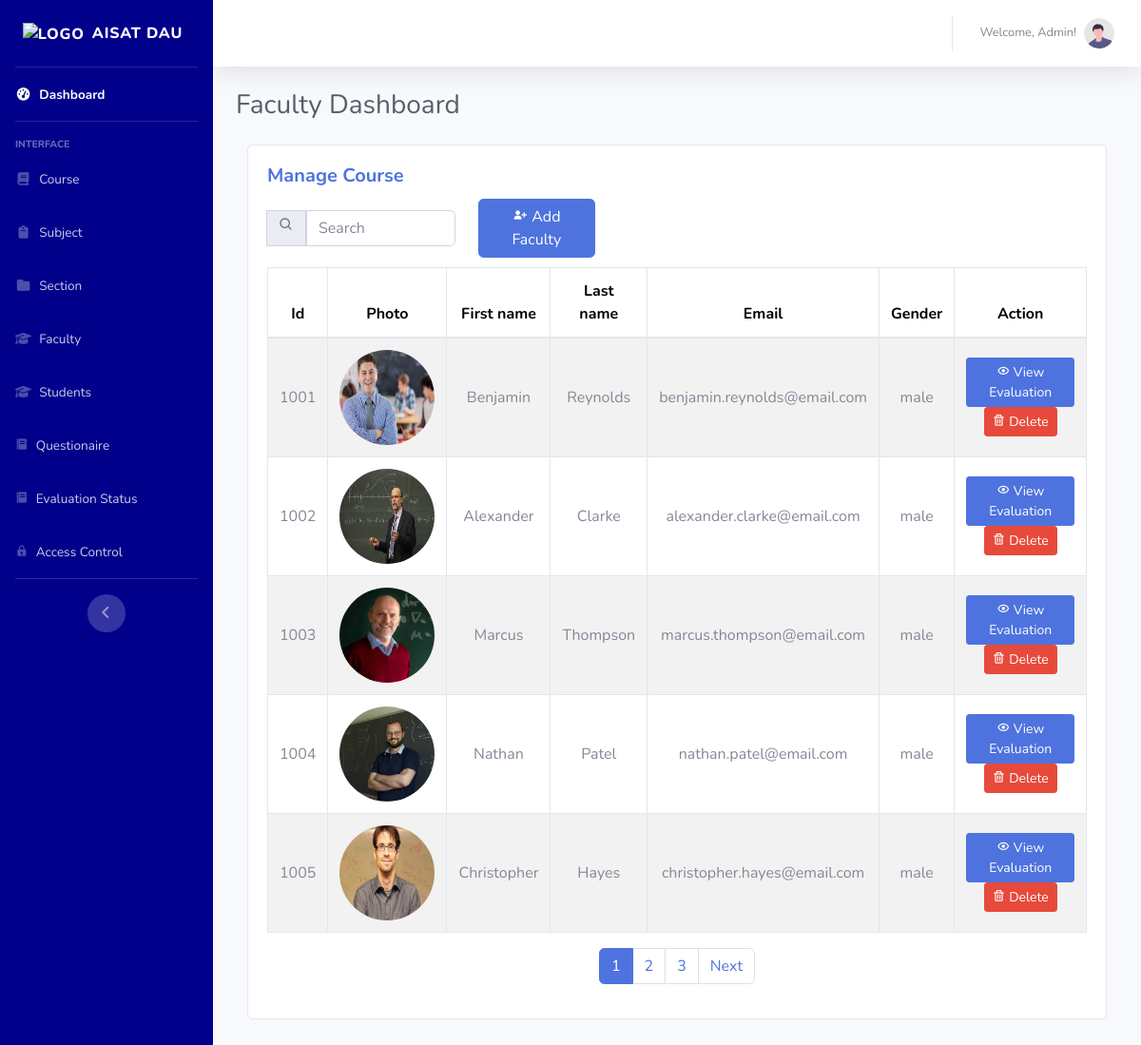
The app's page /start/adminfaculty.php (signed in) with its own data.
### tables this page shows
CREATE TABLE `faculty_tbl` (
  `faculty_id` int(11) NOT NULL,
  `firstname` varchar(50) NOT NULL,
  `lastname` varchar(50) NOT NULL,
  `email` varchar(64) NOT NULL,
  `gender` varchar(20) NOT NULL,
  `contact_no` varchar(15) NOT NULL,
  `address` varchar(100) NOT NULL,
  `photo` varchar(200) NOT NULL
);

### start/adminfaculty.php (the view, shortened to what this page needs)
<!DOCTYPE html>
<html lang="en">
<head>
    <link href="vendor/fontawesome-free/css/all.min.css" rel="stylesheet" type="text/css">
    <link href="https://cdnjs.cloudflare.com/ajax/libs/font-awesome/6.5.1/css/all.min.css" rel=" stylesheet">
    <link href='https://unpkg.com/boxicons@2.0.7/css/boxicons.min.css' rel='stylesheet'>
    <link rel="stylesheet" href="https://cdn.jsdelivr.net/npm/boxicons@latest/css/boxicons.min.css">
    <link rel="stylesheet" href="https://unpkg.com/boxicons@latest/css/boxicons.min.css">
    <link href="css/sb-admin-2.min.css" rel="stylesheet">
</head>
<body id="page-top">
    <div id="wrapper">
        <ul class="navbar-nav sidebar sidebar-dark accordion" id="accordionSidebar" style="background-color: #00008B;">
            <a class="sidebar-brand d-flex align-items-center justify-content-center" href="admindashboard.php">
                <div class="sidebar-brand-icon ">
                    <img src="../assets/img/logo.png" alt="Logo" style="width: 60px; height: 60px;">
                </div>
                <div class="sidebar-brand-text mx-2">AISAT DAU <sup></sup></div>
            </a>
            <hr class="sidebar-divider my-0">
            <li class="nav-item active">
                <a class="nav-link" href="../start/admindashboard.php">
                    <i class="fas fa-fw fa-tachometer-alt"></i>
                    <span>Dashboard</span></a>
            </li>
            <hr class="sidebar-divider">
            <div class="sidebar-heading">
                Interface
            </div>
            <li class="nav-item">
                <a class="nav-link" href="admincourse.php">
                    <i class="fas fa-fw fa fa-book"></i>
                    <span>Course</span>
                </a>
            </li>
            <li class="nav-item">
                <a class="nav-link" href="adminsubject.php">
                    <i class="fas fa-fw fas fa-clipboard"></i>
                    <span>Subject</span>
                </a>
            </li>
            <li class="nav-item">
                <a class="nav-link" href="adminsection.php">
                    <i class="fas fa-fw fa fa-folder"></i>
                    <span>Section</span>
                </a>
            </li>
            <li class="nav-item">
                <a class="nav-link" href="adminfaculty.php">
                    <i class="fas fa-fw fa fa-graduation-cap"></i>
                    <span>Faculty</span>
                </a>
            </li>
            <li class="nav-item">
                <a class="nav-link" href="adminstudents.php">
                    <i class="fas fa-fw fa fa-graduation-cap"></i>
                    <span>Students</span>
                </a>
            </li>
            <li class="nav-item">
                <a class="nav-link" href="adminquestion.php">
                    <i class="bx bxs-food-menu"></i>
                    <span>Questionaire</span>
                </a>
            </li>
            <li class="nav-item">
                <a class="nav-link" href="adminevalstatus.php">
                    <i class="bx bxs-food-menu"></i>
                    <span>Evaluation Status</span>
                </a>
            </li>
            <li class="nav-item">
                <a class="nav-link" href="adminautorize.php">
                    <i class="bx bxs-lock"></i>
                    <span>Access Control</span>
                </a>
            </li>
            <hr class="sidebar-divider">
            <div class="text-center d-none d-md-inline">
                <button class="rounded-circle border-0" id="sidebarToggle"></button>
            </div>
        </ul>
        <div id="content-wrapper" class="d-flex flex-column">
            <div id="content">
                <nav class="navbar navbar-expand navbar-light bg-white topbar mb-4 static-top shadow">
                    <ul class="navbar-nav ml-auto">
                        <li class="nav-item dropdown no-arrow">
                            <a class="nav-link dropdown-toggle" href="#" id="userDropdown" role="button" data-toggle="dropdown" aria-haspopup="true" aria-expanded="false">
                                <span class="mr-2 d-none d-lg-inline text-gray-600 small"> <?php
                                                                                            if (isset($_SESSION['admin_role'])) {
                                                                                                $userName = $_SESSION['admin_role'];
                                                                                                echo 'Welcome, ' . $userName . '!';
                                                                                            }
                                                                                            ?></span>
                                <img class="img-profile rounded-circle" src="img/undraw_profile.svg">
                            </a>
                        </li>
                    </ul>
                </nav>
                <div class="container-fluid">
                    <div class="d-sm-flex align-items-center justify-content-between mb-4">
                        <h1 class="h3 mb-0 text-gray-800">Faculty Dashboard</h1>
                    </div>
                    <div class="col-md-12">
                        <div class="card mb-4">
                            <div class="card-body">
                                <h5 class="card-title fw-bold fs-2 text-primary"><b>Manage Course</b></h5>
                                <div class="row align-items-center">
                                    <div class="col-md-3">
                                        <div class="input-group">
                                            <div class="input-group-append">
                                                <span class="input-group-text"><i class='bx bx-search' style="height: 24px;"></i></span>
                                            </div>
                                            <input type="text" class="form-control" id="search-Input" name="search" placeholder="Search">
                                        </div>
                                    </div>
                                    <div class="col-md-2">
                                        <button type="button" class="btn btn-primary" data-toggle="modal" data-target="#addfacultyModal">
                                            <i class="bx bxs-user-plus" style="border-radius: 100px;"></i> Add Faculty
                                        </button>
                                    </div>
                                </div>
                                <table class="table table-bordered table-striped table-no-border" style="margin-top: 10px; width: 100%;">
                                    <thead>
                                        <tr style="color: black; border-radius: 100px;">
                                            <th style="width: 5%; text-align: center;">Id</th>
                                            <th style="width: 10%; text-align: center;">Photo</th>
                                            <th style="width: 9%; text-align: center;">First name</th>
                                            <th style="width: 8%; text-align: center;">Last name</th>
                                            <th style="width: 20%; text-align: center;">Email</th>
                                            <th style="width: 8%; text-align: center;">Gender</th>
                                            <th style="width: 25%; text-align: center;">Action</th>
                                        </tr>
                                    </thead>
                                    <tbody id="outputfaculty">
                                        <?php
                                        include '../assets/connection/connection.php';
                                        $records_per_page = 5;
                                        $current_page = isset($_GET['page']) ? $_GET['page'] : 1;
                                        $start_from = ($current_page - 1) * $records_per_page;
                                        $query = "SELECT * FROM faculty_tbl LIMIT $start_from, $records_per_page";
                                        $query_run = mysqli_query($conn, $query);
                                        if (mysqli_num_rows($query_run) > 0) {
                                            foreach ($query_run as $row) {
                                        ?>
                                                <tr>
                                                    <td style="text-align: center; vertical-align: middle;"><?= $row['faculty_id']; ?></td>
                                                    <td style="text-align: center; vertical-align: middle;">
                                                        <img src="<?= $row['photo']; ?>" alt="Faculty Photo" width="100" height="100" style="border-radius: 50%;">
                                                    </td>
                                                    <td style="text-align: center; vertical-align: middle;"><?= $row['firstname']; ?></td>
                                                    <td style="text-align: center; vertical-align: middle;"><?= $row['lastname']; ?></td>
                                                    <td style="text-align: center; vertical-align: middle;"><?= $row['email']; ?></td>
                                                    <td style="text-align: center; vertical-align: middle;"><?= $row['gender']; ?></td>
                                                    <td style="text-align: center; vertical-align: middle;">
                                                        <a href="../start/get_eval.php?id=<?= $row['faculty_id']; ?>">
                                                            <button type="button" name="view-faculty" value="<?= $row['faculty_id']; ?>" class="btn btn-primary btn-sm">
                                                                <i class='bx bx-show'></i> View Evaluation
                                                            </button>
                                                        </a>
                                                        <button type="button" name="delete-faculty" value="<?= $row['faculty_id']; ?>" class="btn btn-danger btn-sm" onclick="deletefaculty(<?= $row['faculty_id']; ?>)">
                                                            <i class='bx bx-trash'></i> Delete
                                                        </button>
                                                    </td>
                                                </tr>
                                        <?php
                                            }
                                        } else {
                                            echo "<tr><td colspan='9' class='text-center'>No records found.</td></tr>";
                                        }
                                        ?>
                                    </tbody>
                                </table>
                                <div class="row">
                                    <div class="col-md-12">
                                        <ul class="pagination justify-content-center">
                                            <?php
                                            $total_records_query = "SELECT COUNT(*) AS total_records FROM faculty_tbl";
                                            $total_records_result = mysqli_query($conn, $total_records_query);
                                            $total_records = mysqli_fetch_assoc($total_records_result)['total_records'];
                                            $total_pages = ceil($total_records / $records_per_page);
                                            for ($i = 1; $i <= $total_pages; $i++) {
                                                echo '<li class="page-item ' . ($current_page == $i ? 'active' : '') . '"><a class="page-link" href="?page=' . $i . '">' . $i . '</a></li>';
                                            }
                                            if ($current_page < $total_pages) {
                                                echo '<li class="page-item"><a class="page-link" href="?page=' . ($current_page + 1) . '">Next</a></li>';
                                            }
                                            ?>
                                        </ul>
                                    </div>
                                </div>
                            </div>
                        </div>
                    </div>
                </div>
            </div>
        </div>
    </div>
</body>
</html>

### start/adminfaculty.php (style rules this page uses)
#content-wrapper { overflow-y: auto; max-height: calc(100vh - 56px); }

### records on screen
faculty_tbl: faculty_id "1001", photo (picture), firstname "Benjamin", lastname "Reynolds", email "benjamin.reynolds@email.com", gender "male"
faculty_tbl: faculty_id "1002", photo (picture), firstname "Alexander", lastname "Clarke", email "alexander.clarke@email.com", gender "male"
faculty_tbl: faculty_id "1003", photo (picture), firstname "Marcus", lastname "Thompson", email "marcus.thompson@email.com", gender "male"
faculty_tbl: faculty_id "1004", photo (picture), firstname "Nathan", lastname "Patel", email "nathan.patel@email.com", gender "male"
faculty_tbl: faculty_id "1005", photo (picture), firstname "Christopher", lastname "Hayes", email "christopher.hayes@email.com", gender "male"

### other values on screen
$userName "Admin"
